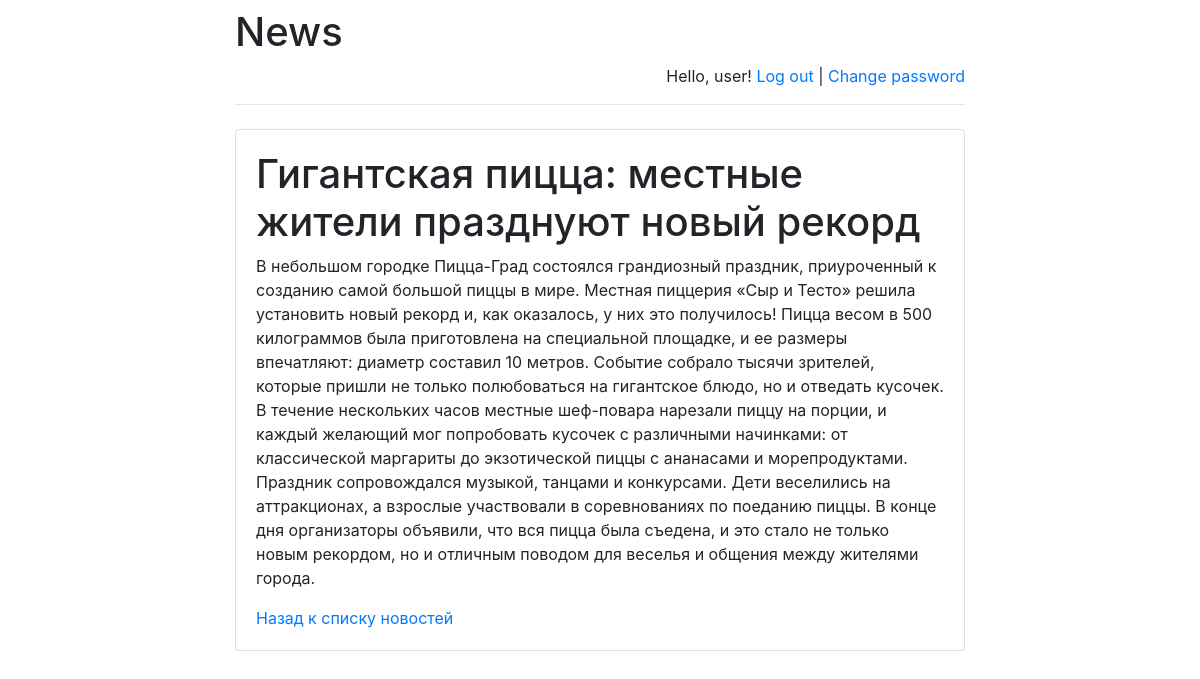
Screenshot of /news/2/ (signed in) with the database file from the repository.
### news/models.py (models this page shows, shortened)
class News(models.Model):
    title = models.CharField(max_length=255)
    content = models.TextField()
    pub_date = models.DateTimeField(auto_now_add=True)

### news/views.py (the view)
# urls.py: path('<int:news_id>/', views.news_detail, name='news_detail'),
def news_detail(request, news_id):
    news_item = get_object_or_404(News, id=news_id)
    return render(request, 'news/news_detail.html', {'news_item': news_item})

### news/templates/news/news_detail.html
{% extends 'base.html' %}
{% block main %}
    <h1>{{ news_item.title }}</h1>
    <p>{{ news_item.content }}</p>
    <a href="{% url 'news_list' %}">Назад к списку новостей</a>
{% endblock %}

### news/templates/base.html (shortened to what this page needs)
<!doctype html>
<html lang="ru">
<head>
    <link rel="stylesheet"
href="https://stackpath.bootstrapcdn.com/bootstrap/4.1.3/css/bootstrap.min.css">
</head>
<body>
<div class="container">
    <div class="row justify-content-center">
        <div class="col-8">
            <h1 class="mt-2">News</h1>
            {% if user.is_authenticated %}
                <p class="text-right">
                    Hello, {{ user.username }}!
                    <a href="/news/logout">Log out</a> |
                    <a href="/news/password-change">
                        Change password
                    </a>
                </p>
            {% else %}
                <p class="text-right">
                    <a href="/news/login">Log in</a> |
                    <a href="/news/register">Register</a>
                </p>
            {% endif %}
            <hr class="mt-0 mb-4">
            <div class="card">
                <div class="card-body">
                    {% block main %}
                    {% endblock %}
                </div>
            </div>
        </div>
    </div>
</div>
</body>
</html>

### rows the page displays
News: title "Гигантская пицца: местные жители празднуют новый рекорд", content "В небольшом городке Пицца-Град состоялся грандиозный праздник, приуроченный к созданию самой большой пиццы в мире. Местная пиццерия «Сыр и Тесто» решила установить новый рекорд и, как оказалось, у них это получилось! Пицца весом в 500 килограммов была приготовлена на специальной площадке, и ее размеры впечатляют: диаметр составил 10 метров. Событие собрало тысячи зрителей, которые пришли не только полюбоваться на гигантское блюдо, но и отведать кусочек. В течение нескольких часов местные шеф-повара нарезали пиццу на порции, и каждый желающий мог попробовать кусочек с различными начинками: от классической маргариты до экзотической пиццы с ананасами и морепродуктами. Праздник сопровождался…"

### other values shown
{{ user.username }} "user"
